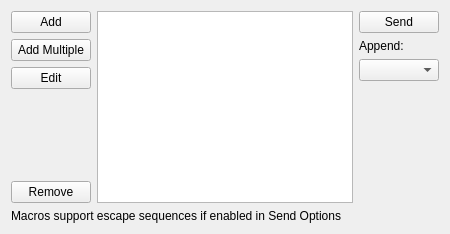
          <widget class="QWidget" name="tab_macros">
           <attribute name="title">
            <string>Macros</string>
           </attribute>
           <layout class="QGridLayout" name="gridLayout_7">
            <item row="0" column="2">
             <layout class="QVBoxLayout" name="verticalLayout_7">
              <item>
               <widget class="QPushButton" name="pushButton_macros_send">
                <property name="text">
                 <string>Send</string>
                </property>
               </widget>
              </item>
              <item>
               <widget class="QLabel" name="label_15">
                <property name="text">
                 <string>Append:</string>
                </property>
               </widget>
              </item>
              <item>
               <widget class="QComboBox" name="comboBox_macros_append">
                <item>
                 <property name="text">
                  <string/>
                 </property>
                </item>
                <item>
                 <property name="text">
                  <string>CR (\r)</string>
                 </property>
                </item>
                <item>
                 <property name="text">
                  <string>LF (\n)</string>
                 </property>
                </item>
                <item>
                 <property name="text">
                  <string>CR+LF</string>
                 </property>
                </item>
               </widget>
              </item>
              <item>
               <spacer name="verticalSpacer_15">
                <property name="orientation">
                 <enum>Qt::Vertical</enum>
                </property>
                <property name="sizeType">
                 <enum>QSizePolicy::Expanding</enum>
                </property>
                <property name="sizeHint" stdset="0">
                 <size>
                  <width>20</width>
                  <height>40</height>
                 </size>
                </property>
               </spacer>
              </item>
             </layout>
            </item>
            <item row="0" column="1">
             <widget class="QListWidget" name="listWidget_macros">
              <property name="sizePolicy">
               <sizepolicy hsizetype="Expanding" vsizetype="Expanding">
                <horstretch>0</horstretch>
                <verstretch>0</verstretch>
               </sizepolicy>
              </property>
             </widget>
            </item>
            <item row="0" column="0">
             <layout class="QVBoxLayout" name="verticalLayout_6">
              <item>
               <widget class="QPushButton" name="pushButton_macros_add">
                <property name="text">
                 <string>Add</string>
                </property>
               </widget>
              </item>
              <item>
               <widget class="QPushButton" name="pushButton_macros_addMultiple">
                <property name="text">
                 <string>Add Multiple</string>
                </property>
               </widget>
              </item>
              <item>
               <widget class="QPushButton" name="pushButton_macros_edit">
                <property name="text">
                 <string>Edit</string>
                </property>
               </widget>
              </item>
              <item>
               <spacer name="verticalSpacer_11">
                <property name="orientation">
                 <enum>Qt::Vertical</enum>
                </property>
                <property name="sizeType">
                 <enum>QSizePolicy::Expanding</enum>
                </property>
                <property name="sizeHint" stdset="0">
                 <size>
                  <width>20</width>
                  <height>40</height>
                 </size>
                </property>
               </spacer>
              </item>
              <item>
               <widget class="QPushButton" name="pushButton_macros_remove">
                <property name="text">
                 <string>Remove</string>
                </property>
               </widget>
              </item>
             </layout>
            </item>
            <item row="1" column="0" colspan="3">
             <widget class="QLabel" name="label_19">
              <property name="text">
               <string>Macros support escape sequences if enabled in Send Options</string>
              </property>
             </widget>
            </item>
           </layout>
          </widget>
